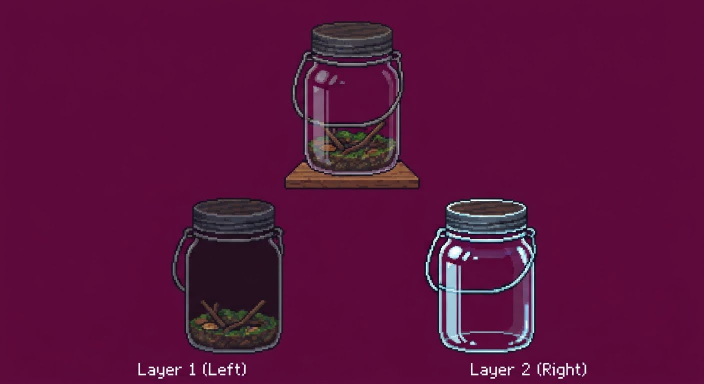
#> input picture assets/jar/jar_on_magenta.jpeg, 1408 x 768 px, found by its file name (shown at 1/2 size)
$ python jar_export.py
#> lines starting #> are read from the running program, lines starting #| are printed output that depends on the picture; after the words box and inside, x2 and y2 are one past the last pixel; in counts of white or black regions, pixels touching at a corner belong together
#!/usr/bin/env python3
"""Bug-jar sprites: from the artist's layered art (the same jars on a flat magenta and on a grass background)
to src/jar_art.h.

  python3 tools/jar_export.py        (run from the repo root; needs numpy, scipy, pillow)

1. Two-background matting: where a pixel looks the same on both backgrounds it's solid; where it shifts with
   the background it's glass, and how much it shifts gives its transparency. (The grass behind each jar is
   estimated from the grass around it.) Any colour that comes out magenta is background leaking through and
   is re-solved against the glass's own pale tint.
2. BACK = the clear composite jar on its shelf (drawn behind the bugs). FRONT = the separated front layer:
   highlights, the front of the wire handle, the rim (drawn over the bugs), aligned onto the composite and
   trimmed below the lid. Its faint glass tint is halved (the composite already has the glass).
3. Both shrunk to 100 sprite pixels tall (premultiplied box filter), exported as RGB565 + alpha in flash.
"""
import numpy as np
from PIL import Image
from scipy import ndimage

MAG, GRASS = 'assets/jar/jar_on_magenta.jpeg', 'assets/jar/jar_on_grass.jpeg'
COMPOSITE_BOX = (40, 382, 568, 842)      # y0, y1, x0, x1 in the source images
FRONT_BOX = (395, 708, 850, 1080)
GLASS = np.array([212., 236., 240.])

M = np.asarray(Image.open(MAG).convert('RGB')).astype(float)
G = np.asarray(Image.open(GRASS).convert('RGB')).astype(float)
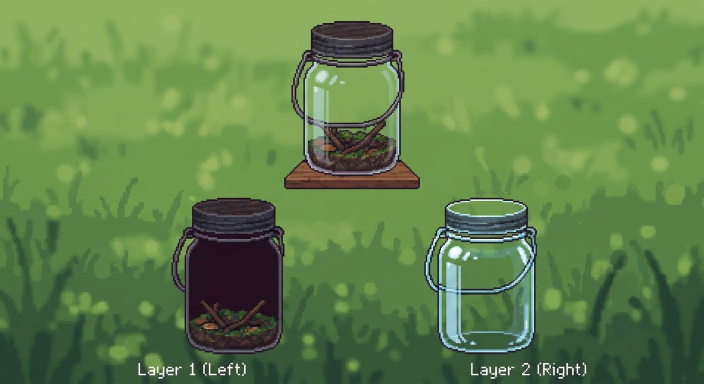
#> input picture assets/jar/jar_on_grass.jpeg, 1408 x 768 px, found by its file name (shown at 1/2 size)
B1 = np.median(np.concatenate([M[:30].reshape(-1, 3), M[-30:].reshape(-1, 3)]), axis=0)
#> B1 = [94, 10, 59]

def matte(box, pad=14):
#> called with box = (40, 382, 568, 842), pad = 14
    y0, y1, x0, x1 = box
    m = M[y0 - pad:y1 + pad, x0 - pad:x1 + pad]; g = G[y0 - pad:y1 + pad, x0 - pad:x1 + pad]
    fg = np.linalg.norm(m - B1, axis=2) > 22
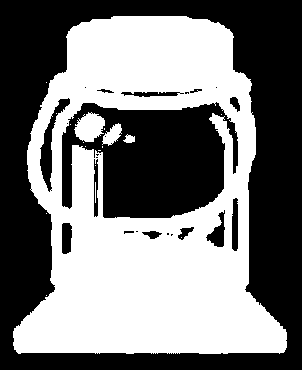
#> fg: shape (370, 302) bool; 47.9% white; 18 white regions (13 under 20 px), largest, box (x1, y1, x2, y2) and area: (13, 16, 287, 354) 52511, (74, 112, 105, 142) 641, (102, 123, 122, 146) 252, (123, 134, 135, 143) 71, (95, 182, 96, 203) 21
    fg = ndimage.binary_closing(fg, iterations=3); fg = ndimage.binary_fill_holes(fg); fg = ndimage.binary_dilation(fg, iterations=4)
#> after `fg = ndimage.binary_closing(fg, iterations=3)`: fg: shape (370, 302) bool; 49.4% white; 2 white regions, box (x1, y1, x2, y2) and area: (13, 16, 287, 354) 55133, (123, 134, 135, 143) 74
#> after `fg = ndimage.binary_fill_holes(fg)`: fg: shape (370, 302) bool; 62.6% white; 1 black region, box (x1, y1, x2, y2) and area: (0, 0, 302, 370) 41793
#> after `fg = ndimage.binary_dilation(fg, iterations=4)`: fg: shape (370, 302) bool; 66.6% white; 1 black region, box (x1, y1, x2, y2) and area: (0, 0, 302, 370) 37373
    w = (~fg).astype(float)
    num = np.stack([ndimage.gaussian_filter(g[..., c] * w, 18) for c in range(3)], 2); den = ndimage.gaussian_filter(w, 18)[..., None]
    B2 = np.where(fg[..., None], num / np.maximum(den, 1e-3), g)
    dB = B1 - B2; dC = m - g
    a = np.clip(1.0 - (dC * dB).sum(2) / np.maximum((dB * dB).sum(2), 1.0), 0, 1); a[~fg] = 0
#> after `a[~fg] = 0`: a: shape (370, 302) float64; min 0, max 1, mean 0.497
    F = np.clip((m - (1 - a)[..., None] * B1) / np.maximum(a, 1e-3)[..., None], 0, 255)
    bad = fg & (F[..., 0] > F[..., 1] + 35) & (F[..., 2] > F[..., 1] + 15)
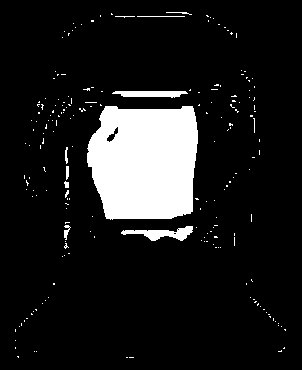
#> bad: shape (370, 302) bool; 11.3% white; 199 white regions (189 under 20 px), largest, box (x1, y1, x2, y2) and area: (87, 106, 198, 220) 10848, (121, 226, 193, 241) 506, (112, 91, 188, 98) 400
    d = GLASS - B1
#> d = [118, 226, 181]
    a2 = np.clip(((m - B1) * d).sum(2) / (d * d).sum(), 0, 1)
    a = np.where(bad, a2, a); F = np.where(bad[..., None], GLASS, F); a[a < 0.06] = 0
#> after `a[a < 0.06] = 0`: a: shape (370, 302) float64; min 0, max 1, mean 0.39
    return np.dstack([F, a * 255])

C = matte(COMPOSITE_BOX); Fr = matte(FRONT_BOX)
#> call 2 of matte, with box = (395, 708, 850, 1080), pad = 14
#> in matte (call 2), `fg = np.linalg.norm(m - B1, axis=2) > 22`: fg: shape (341, 258) bool; 46.5% white; 16 white regions (15 under 20 px), largest, box (x1, y1, x2, y2) and area: (12, 13, 240, 329) 40930
#> in matte (call 2), `fg = ndimage.binary_closing(fg, iterations=3)`: fg: shape (341, 258) bool; 48.6% white; 1 white region, box (x1, y1, x2, y2) and area: (12, 12, 240, 329) 42740
#> in matte (call 2), `fg = ndimage.binary_fill_holes(fg)`: fg: shape (341, 258) bool; 69.3% white; 1 black region, box (x1, y1, x2, y2) and area: (0, 0, 258, 341) 27027
#> in matte (call 2), `fg = ndimage.binary_dilation(fg, iterations=4)`: fg: shape (341, 258) bool; 73.5% white; 1 black region, box (x1, y1, x2, y2) and area: (0, 0, 258, 341) 23307
#> in matte (call 2), `dC = m - g`:
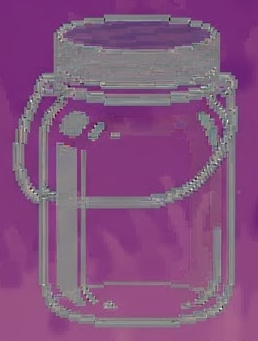
#> dC: shape (341, 258, 3) float64; mean R, G, B 3.3, -78.5, -6.4; drawn with min black and max white
#> in matte (call 2), `a[~fg] = 0`: a: shape (341, 258) float64; min 0, max 1, mean 0.458
#> in matte (call 2), `bad = fg & (F[..., 0] > F[..., 1] + 35) & (F[..., 2] > F[..., 1] + 15)`: bad: shape (341, 258) bool; 17.6% white; 136 white regions (121 under 20 px), largest, box (x1, y1, x2, y2) and area: (72, 103, 182, 197) 8399, (91, 200, 181, 275) 5804, (98, 88, 174, 96) 365
#> in matte (call 2), `F = np.where(bad[..., None], GLASS, F)`:
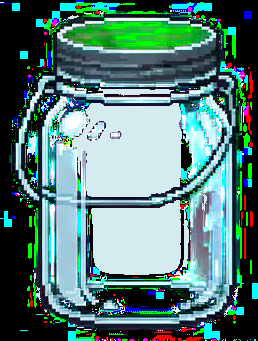
#> F: shape (341, 258, 3) float64; mean R, G, B 87.3, 126.2, 121.4
#> in matte (call 2), `a[a < 0.06] = 0`: a: shape (341, 258) float64; min 0, max 1, mean 0.302
#> in matte (call 2), `return np.dstack([F, a * 255])`:
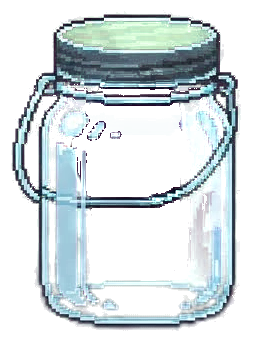
#> returned value: shape (341, 258, 4) float64; mean of channels 0, 1, 2, 3 87.3, 126.2, 121.4, 77.1; transparent parts drawn white
ce = (C[..., 3] > 153).astype(float); fe = (Fr[..., 3] > 153).astype(float)
#> after `ce = (C[..., 3] > 153).astype(float)`: ce: shape (370, 302) float64; values 0 (black) and 1 (white), 38.6% white; 18 white regions (13 under 20 px), largest, box (x1, y1, x2, y2) and area: (15, 16, 286, 352) 42850, (90, 117, 101, 139) 82, (107, 127, 118, 142) 61, (87, 163, 94, 181) 36, (57, 214, 59, 238) 25
#> after `fe = (Fr[..., 3] > 153).astype(float)`:
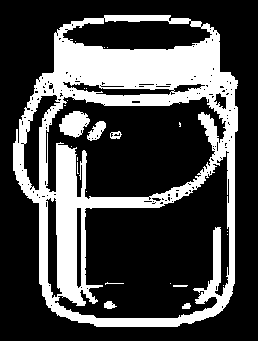
#> fe: shape (341, 258) float64; values 0 (black) and 1 (white), 28.3% white; 24 white regions (16 under 20 px), largest, box (x1, y1, x2, y2) and area: (13, 15, 238, 327) 23872, (59, 111, 90, 138) 548, (87, 121, 106, 141) 208
best = (-1, 0, 0)
for dy in range(-30, 31):
    for dx in range(-60, 61):
        ys0, yf0, xs0, xf0 = max(0, dy), max(0, -dy), max(0, dx), max(0, -dx)
        hh = min(ce.shape[0] - ys0, fe.shape[0] - yf0); ww = min(ce.shape[1] - xs0, fe.shape[1] - xf0)
        if hh < 200 or ww < 150: continue
        sc = (ce[ys0:ys0 + hh, xs0:xs0 + ww] * fe[yf0:yf0 + hh, xf0:xf0 + ww]).sum()
        if sc > best[0]: best = (sc, dy, dx)
#> after the loop, best = (17311, 3, 14)
dy, dx = best[1], best[2]
#> dy = 3; dx = 14
F2 = np.zeros_like(C)
ys0, yf0, xs0, xf0 = max(0, dy), max(0, -dy), max(0, dx), max(0, -dx)
#> ys0 = 3; yf0 = 0; xs0 = 14; xf0 = 0
hh = min(C.shape[0] - ys0, Fr.shape[0] - yf0); ww = min(C.shape[1] - xs0, Fr.shape[1] - xf0)
#> after `hh = min(C.shape[0] - ys0, Fr.shape[0] - yf0)`: hh = 341
#> after `ww = min(C.shape[1] - xs0, Fr.shape[1] - xf0)`: ww = 258
F2[ys0:ys0 + hh, xs0:xs0 + ww] = Fr[yf0:yf0 + hh, xf0:xf0 + ww]
dark = (C[..., :3].sum(2) < 200) & (C[..., 3] > 200)
rows = np.where(dark.sum(1) > 40)[0]; rows = rows[rows < C.shape[0] // 3]
#> after `rows = np.where(dark.sum(1) > 40)[0]`: rows = 196 values from 17 to 351
#> after `rows = rows[rows < C.shape[0] // 3]`: rows = 85 values from 17 to 107
F2[:int(rows.max()) + 3 if len(rows) else 60, :, 3] = 0

def shrink(arr, f):
    a = arr[..., 3:4] / 255.0
    pm = np.dstack([arr[..., :3] * a, a * 255])
    im = Image.fromarray(np.clip(pm, 0, 255).astype(np.uint8), 'RGBA')
    sm = np.asarray(im.resize((int(round(arr.shape[1] / f)), int(round(arr.shape[0] / f))), Image.BOX)).astype(float)
    al = sm[..., 3:4] / 255.0
    out = np.dstack([np.clip(np.where(al > 0.02, sm[..., :3] / np.maximum(al, 1e-3), 0), 0, 255), sm[..., 3:4]])
    out[..., 3] = np.where(out[..., 3] < 16, 0, out[..., 3])
    return out

top = np.where(C[..., 3].max(1) > 30)[0]; f = (top.max() - top.min()) / 100.0
#> after `top = np.where(C[..., 3].max(1) > 30)[0]`: top = 339 values from 15 to 354
#> after `f = (top.max() - top.min()) / 100.0`: f = 3.39
Cs = shrink(C[top.min():top.max() + 1], f); Fs = shrink(F2[top.min():top.max() + 1], f)
a = Fs[..., 3] / 255; Fs[..., 3] = np.where(a > 0.8, Fs[..., 3], Fs[..., 3] * 0.5); Fs[..., 3] = np.where(Fs[..., 3] < 16, 0, Fs[..., 3])
Image.fromarray(Cs.astype(np.uint8), 'RGBA').save('assets/jar/jar_back.png')
Image.fromarray(Fs.astype(np.uint8), 'RGBA').save('assets/jar/jar_front.png')

def arr(name, im):
#> called with name = 'JAR_BACK'
    im = im.astype(int); h, w = im.shape[:2]
#> after `h, w = im.shape[:2]`: h = 100; w = 89
    c565 = ((im[..., 0] & 0xF8) << 8) | ((im[..., 1] & 0xFC) << 3) | (im[..., 2] >> 3)
    out = [f"static const uint16_t {name}_565[{w * h}] = {{"]
    flat = c565.flatten(); al = im[..., 3].flatten()
#> after `flat = c565.flatten()`: flat = 8900 values, max 65535 at index 2083, min 0 at index 0, mean 13197.6
#> after `al = im[..., 3].flatten()`: al = 8900 values, max 255 at index 205, min 0 at index 0, mean 107.8
    for i in range(0, len(flat), 16): out.append("    " + ", ".join("0x%04X" % v for v in flat[i:i + 16]) + ",")
#> this loop made 557 passes
#> i on passes 2 to 4: 16, 32, 48
#> after the loop, out = 558 items
    out += ["};", f"static const uint8_t {name}_a[{w * h}] = {{"]
    for i in range(0, len(al), 24): out.append("    " + ", ".join("%d" % v for v in al[i:i + 24]) + ",")
#> this loop made 371 passes
#> i on passes 2 to 4: 24, 48, 72
#> after the loop, out = 931 items
    out.append("};")
    return w, h, "\n".join(out)
w, h, b = arr('JAR_BACK', Cs); _, _, fr = arr('JAR_FRONT', Fs)
#> after `w, h, b = arr('JAR_BACK', Cs)`: w = 89; h = 100
#> the loop in arr (call 2), `for i in range(0, len(flat), 16): out.append("    " + ", ".join("0x%04..` made 557 passes
#> the loop in arr (call 2), `for i in range(0, len(al), 24): out.append("    " + ", ".join("%d" % v..` made 371 passes
open('src/jar_art.h', 'w').write(f"""#pragma once
#include <stdint.h>
// The bug jar, from the artist's layered sprites (assets/jar/): matted from the same art on two backgrounds
// (true glass transparency), aligned, and shrunk to {w} x {h} sprite pixels (drawn 2x). Generated by
// tools/jar_export.py; don't edit by hand. BACK = the clear jar on its shelf (behind the bugs);
// FRONT = the glass highlights, the front of the wire handle and the rim (in front of the bugs).
constexpr int JAR_W = {w}, JAR_H = {h};
{b}
{fr}
""")
print(f'src/jar_art.h: {w} x {h}, front aligned by ({dy}, {dx})')
#| src/jar_art.h: 89 x 100, front aligned by (3, 14)
